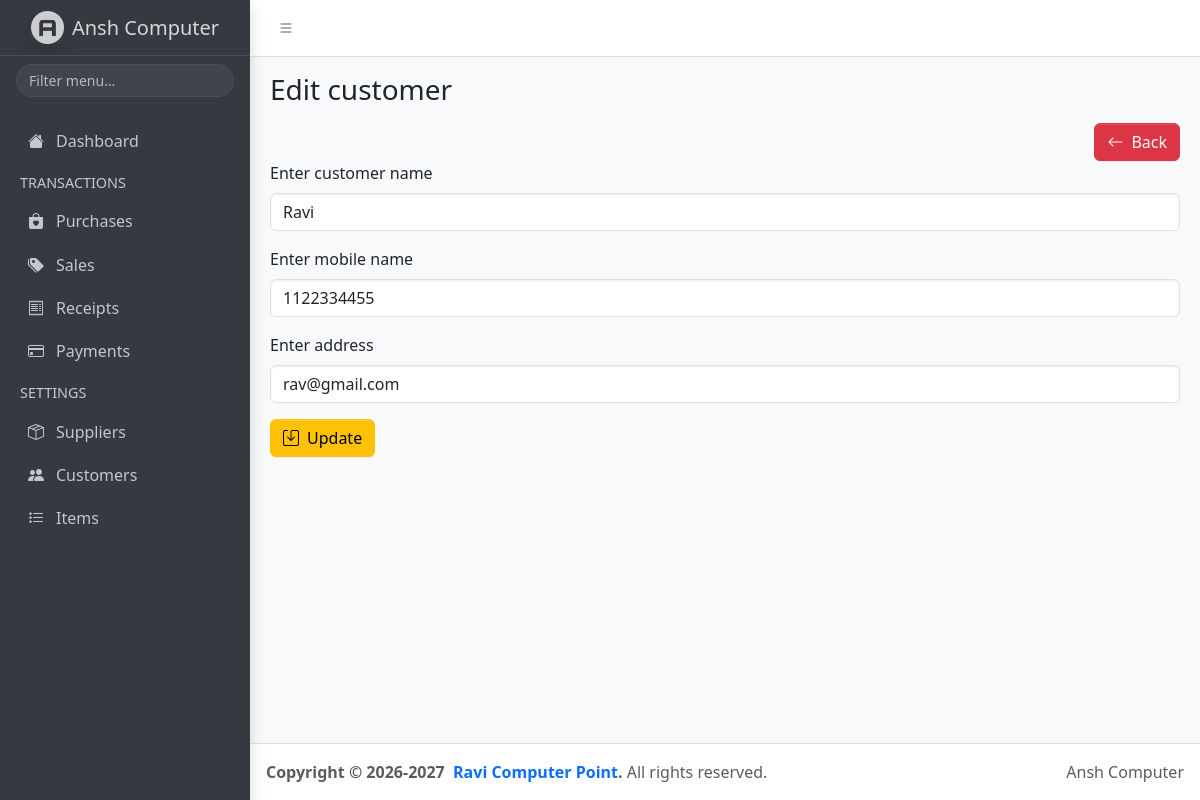
Screenshot of /customers/edit.php?id=2 with the database file from the repository.
### tables this page shows
CREATE TABLE `customers` (
  `id` int(11) NOT NULL,
  `name` varchar(50) NOT NULL,
  `mobile_no` varchar(10) DEFAULT NULL,
  `address` varchar(50) DEFAULT NULL
);

### customers/edit.php (the view, shortened to what this page needs)
<?php
    include('../includes/header.php');
    include('../db_config.php');
    $id = $_GET['id'];
    $query = mysqli_query($conn, "select * from customers where id='$id'");
    $customer = mysqli_fetch_assoc($query);
?>
<div class="text-end">
    <a href="index.php" class="btn btn-danger"><i class="bi bi-arrow-left fill me-2"></i>Back</a>
</div>
<form action="update.php" method="POST">
    <label for="name" class="form-label">Enter customer name</label>
    <input type="text" class="form-control mb-3" id="name" name="name" value="<?php echo $customer['name'] ?>">
    <label for="mobile_no" class="form-label">Enter mobile name</label>
    <input type="text" class="form-control mb-3" id="mobile_no" name="mobile_no" value="<?php echo $customer['mobile_no'] ?>">
    <label for="address" class="form-label">Enter address</label>
    <input type="text" class="form-control mb-3" id="address" name="address" value="<?php echo $customer['address'] ?>">
    <button type="submit" class="btn btn-warning">
        <i class="bi bi-save me-2"></i>Update
    </button>
</form>
<?php include('../includes/footer.php'); ?>

### rows the page displays
customers: name "Ravi", mobile_no "1122334455", address "rav@gmail.com"

### other values shown
$page_title "Edit customer"
